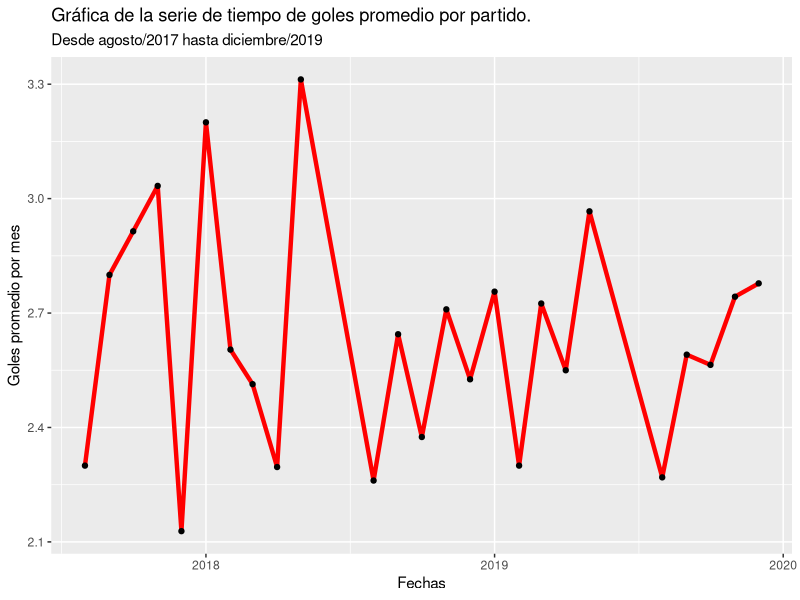

Write the R code that produced this figure.
setwd('C:/Users/MORALES/Desktop/BEDU postwoks/P2')
library(dplyr)
library(lubridate)
library(tidyr)
library(ggplot2)

#Agrega una nueva columna sumagoles que contenga la suma de goles por partido. 
data <- read.csv('soccer.csv')
data[,'sumagoles'] <- data[, 3] + data[,5]

#Obtén el promedio por mes de la suma de goles. 

data <- mutate(data, date = as.Date(date, '%d/%m/%Y'))
data[, 'year'] <- year(data[,1])
data[,'month'] <- month(data[,1])
data[,'unos'] <- rep(1, length(data[,1]))
datos <- data %>% group_by(year, month, unos) %>% summarize(goles_prom_mes = mean(sumagoles))
datos <- as.data.frame(datos)
datos <- unite(datos, month_year, c(1,2,3), sep ="/")
datos <- mutate(datos, month_year = as.Date(month_year, '%Y/%m/%d'))

#Crea la serie de tiempo del promedio por mes de la suma de goles hasta diciembre 
#de 2019. Grafica la serie de tiempo.

serie <- ts(datos$goles_prom_mes, start = c(2017, 8, 1), end = c(2019, 12, 1), frequency = 12)

ggplot(data = datos[1:25, ], aes(x = month_year, y = goles_prom_mes)) +
  geom_line(color = "red", size = 1.5) +
  geom_point() +
  xlab('Fechas') +
  ylab('Goles promedio por mes') +
  ggtitle('Gráfica de la serie de tiempo de goles promedio por partido.', 
          subtitle = 'Desde agosto/2017 hasta diciembre/2019')

